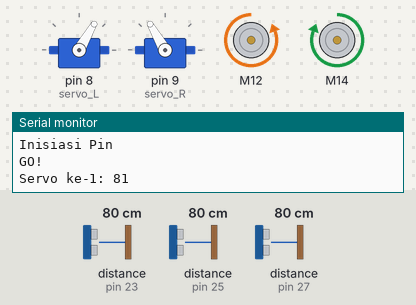
The sketch below on a simulated Arduino Uno, built with avr-gcc and run on an emulated ATmega328P. Shown: 2 × servo, 2 × DC motor (green arrow = forward, orange = backward, longer = faster), the last lines printed to the serial monitor. The test bench sets the inputs (shaded band); at power-on: distance to the obstacle (sensors on pin 23, pin 25, pin 27) 80 cm. The echo pulse lasts 58.3 µs per cm.

Above: at 0.08 s.
At 1.2 s:
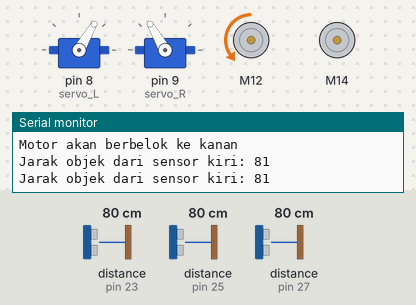
1.3 s: distance to the obstacle (sensor on pin 23) set to 203 cm
Timing chart, 0 to 4.3 s (numbered marks = the images above; inputs shaded):
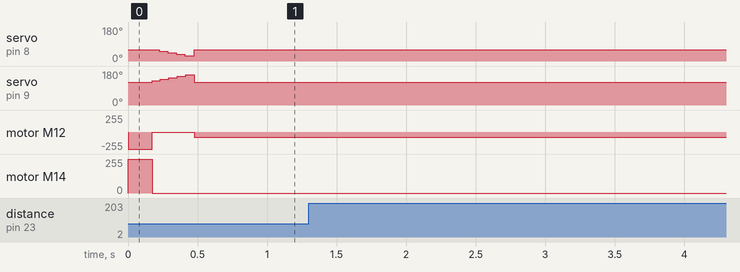

The sketch:

agv_bts_rev.ino
```cpp
#include <NewPing.h>
#include <Servo.h>
#include <BTS7960.h>

// Function Declaration
void forwardLoop();
void motorForward(int a);
void motorBackward(int a);
void motorStop();

// Ultrasonic Sensor Pins

const int trig_1 = 22;
const int echo_1 = 23;
const int trig_2 = 24;
const int echo_2 = 25;
const int trig_3 = 26;
const int echo_3 = 27;

NewPing sonar[3] = {
  NewPing(trig_1, echo_1, 300),
  NewPing(trig_2, echo_2, 300),
  NewPing(trig_3, echo_3, 300)
};

// Servo Pins

const int servo_L = 8;
const int servo_R = 9;

Servo leftServo;
Servo rightServo;

// Motor Driver Pins

const int EN1 = 28;
const int EN2 = 29;
const int L1_PWM = 12;
const int R1_PWM = 13;
const int L2_PWM = 14;
const int R2_PWM = 15;

BTS7960 motor1(EN1, L1_PWM, R1_PWM);
BTS7960 motor2(EN2, L2_PWM, R2_PWM);

// Other variables that might be used

int i, j;
int k, l = 0;
int sonarValue[3];
uint8_t speed = 255;

/* PROGRAM MAIN BODY */

void setup() {
  Serial.begin(115200);
  Serial.println("Inisiasi Pin");
  leftServo.attach(servo_L);
  rightServo.attach(servo_R);
  leftServo.write(60);
  rightServo.write(120);
}

void loop() {
    k = 0;
    l = 0;
    Serial.println("GO!");
    motorForward(speed);
  do{
    for(i = 0; i < 3; i++)
    {
      delay(50);
      sonarValue[i] = sonar[i].ping_cm();
      if(sonarValue[i] == 0) sonarValue[i] = 9999;
      Serial.print("Servo ke-");
      Serial.print(i+1);
      Serial.print(": ");
      Serial.print(sonarValue[i]);
      Serial.println(" ");
      Serial.println("");
    }
  } while((sonarValue[0] > 200 && sonarValue[1] > 200 && sonarValue[2] > 200));

  if(sonarValue[1] <= 200)
  {
    Serial.println("Jarak sensor tengah ke objek: ");
    Serial.print(sonarValue[1]);
    Serial.println("");
    speed = 100;
    motorForward(speed);
    if(sonarValue[1] <= 100)
    {
      Serial.println("Objek dibawah 100cm !!!");
      forwardLoop();
      if (k < l)
      {
        Serial.println("Motor akan berbelok ke Kiri");
        motor1.Stop();
        motor2.TurnRight(80);
        delay(500);
        sonarValue[2] = sonar[2].ping_cm();
        if (sonarValue[2] == 0) sonarValue[2] = 9999;
        delay(50);
        while(sonarValue[2] != 9999)
        {
          sonarValue[2] = sonar[2].ping_cm();
          if (sonarValue[2] == 0) sonarValue[2] = 9999;
          Serial.print("Jarak objek dari sensor kanan: ");
          Serial.println(sonarValue[2]);
          delay(100);
        }
        speed = 255;
        motorForward(speed);
        Serial.println("Motor kembali berjalan lurus");
      }

      else
      {
        Serial.println("Motor akan berbelok ke kanan");
        motor2.Stop();
        motor1.TurnLeft(80);
        delay(500);
        sonarValue[0] = sonar[0].ping_cm();
        if (sonarValue[0] == 0) sonarValue[0] = 9999;
        delay(50);
        while(sonarValue[0] != 9999)
        {
          sonarValue[0] = sonar[0].ping_cm();
          if (sonarValue[0] == 0) sonarValue[0] = 9999;
          Serial.print("Jarak objek dari sensor kiri: ");
          Serial.println(sonarValue[0]);
          delay(100);
        }
        speed = 255;
        motorForward(speed);
        Serial.println("Motor kembali berjalan lurus");
      }
    }
  }

  else if(sonarValue[0] <= 200 && sonarValue[1] >= 200 && sonarValue[2] >= 200) {
    motor2.TurnRight(80);
    sonarValue[0] = sonar[0].ping_cm();
    if (sonarValue[0] == 0) sonarValue[0] = 9999;
    while(sonarValue[0] != 9999) delay(100);
    speed = 255;
    motorForward(speed);
  }

  else if(sonarValue[2] <= 200 && sonarValue[1] >= 100 && sonarValue[0] >= 200) {
    motor1.TurnLeft(80);
    sonarValue[2] = sonar[2].ping_cm();
    if (sonarValue[2] == 0) sonarValue[2] = 9999;
    while(sonarValue[2] != 9999) delay(100);
    speed = 255;
    motorForward(speed);
  }

  else
  {
    speed = 255;
    motorForward(speed);
  }

}

void forwardLoop() {
    motorStop();
    for(i = 1; i <= 5; i++)
      {
        j = i * 8;
        rightServo.write(120 + j);
        sonarValue[2] = sonar[2].ping_cm();
        if (sonarValue[2] == 0) sonarValue[2] = 9999;
        if (k == 0) k = sonarValue[2];
        if (k > sonarValue[2]) k = sonarValue[2];
        Serial.print("Nilai terendah sensor kanan: ");
        Serial.println(sonarValue[2]);
        delay(50);
        leftServo.write(60 - j);
        sonarValue[0] = sonar[0].ping_cm();
        if (sonarValue[0] == 0) sonarValue[0] = 9999;
        if(l == 0) l = sonarValue[0];
        if (l > sonarValue[0]) l = sonarValue[0];
        Serial.print("Nilai terendah sensor kiri: ");
        Serial.println(sonarValue[0]);
      }
      rightServo.write(120);
      leftServo.write(60);

      if(k <= 100 && l <= 100) {
        motorStop();
      }
}

void motorForward(int a)
{
  motor1.TurnLeft(a);
  motor2.TurnRight(a);
}

void motorBackward(int a)
{
  motor2.TurnLeft(a);
  motor1.TurnRight(a);
}

void motorStop()
{
  motor1.Stop();
  motor2.Stop();
}
```
